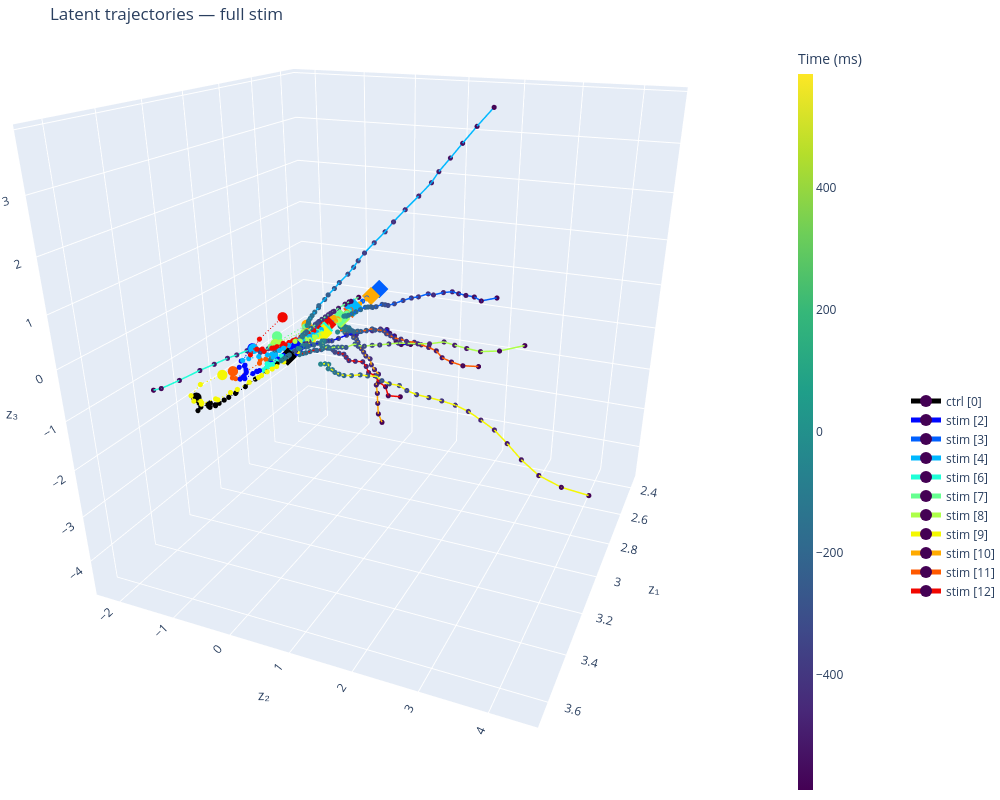

The code cell stored with this chart in its notebook:
### Code cell
# All sessions, post-stim only
fig = plot_latent_phase_portrait_sessions(
    z_by_session=z_by_session,
    centers_ms_by_session=centers_ms_by_session,
    control_indices=CONTROL_INDICES,
    alpha_trials=0.05,
    plot_sessions = [0] +list(range(2, 5)) + list(range(6, 13)),
    epoch="full",        # "full", "pre", or "post"
    pre_trim_bins=0,
    post_trim_bins=0,
    show_pre_post=True,
    show_trials=False,
    show_markers=True,
)
fig.update_layout(scene_camera=dict(eye=dict(x=1.75, y=0.75, z=0.75), center=dict(x=0, y=0, z=-0.2)))
fig.show()
